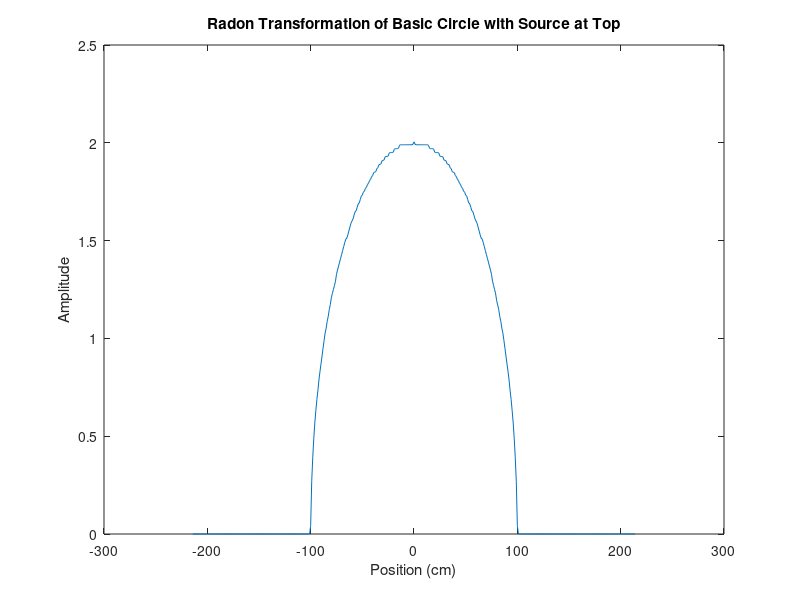
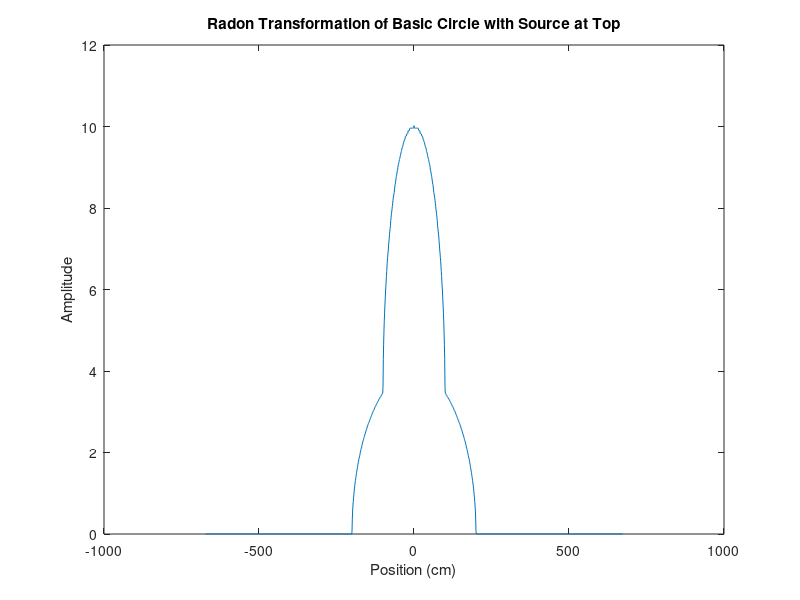
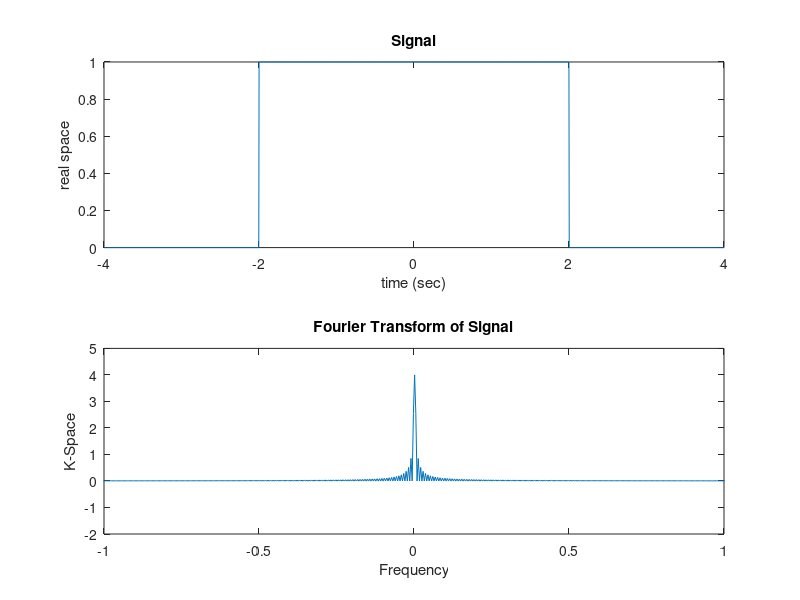

Here is the MATLAB script that generated these plots, in order:
%% Kyle King
% BIOE420 - HW2
% March 3, 2015

%% Question 1
clc, close all
clear all
disp(['Question 1'])

step = 0.01; % index of image quality

% Set circle parameters
radius0 = 1; coefficient0 = 1;
maxCoord = radius0 + 0.5;

% Create two matrices with values for each coordinate of the matrix
[X0, Y0] = meshgrid(-maxCoord:step:maxCoord, -maxCoord:step:maxCoord);
% Calculate the comlpex magnitude from center coordinate
I0 = abs([X0 + Y0*i]);
% Find all complex magintudes within the radius of desired circle
I0(find(I0 <= radius0)) = coefficient0;
I0(find(I0 > radius0)) = 0;
% Take the radon transform
[R0, xp0] = radon(I0, 0); % 0 - directly from above
% Show the created image, then plot the transform
figure,
% subplot(2,1,1), imshow(I0)
% subplot(2,1,2),
plot(xp0, step*R0);
title('Radon Transformation of Basic Circle with Source at Top'),
xlabel('Position (cm)'), ylabel('Amplitude')

% Set circle parameters
radius = [1,2]; coefficient = [3,1];
maxCoord = radius(2) + 1; % Match the dimensions of each matrix
% Account for when radius < coefficient by creating an arbitrary scalar value
arbit = 10;

% Create two matrices with values for each coordinate of the matrix
[X1, Y1] = meshgrid(-maxCoord:step:maxCoord, -maxCoord:step:maxCoord);
% Calculate the comlpex magnitude from center coordinate
I1 = abs([X1 + Y1*i]);
% Find all complex magintudes within the radius of desired circle and account for when radius < coefficient
I1(find(I1 > radius(1))) = radius(1)*arbit;
I1(find(I1 <= radius(1))) = coefficient(1);
I1(find(I1 == radius(1)*arbit)) = 0;

% Repeat for the second circle
[X2, Y2] = meshgrid(-maxCoord:step:maxCoord, -maxCoord:step:maxCoord);
I2 = abs([X2 + Y2*i]);
I2(find(I2 > radius(2))) = radius(2)*arbit;
I2(find(I2 <= radius(2))) = coefficient(2);
I2(find(I2 == radius(2)*arbit)) = 0;

% figure, subplot(1,2,1), imshow(I1), subplot(1,2,2), imshow(I2)
I = [I1, I2]; % combine the two circles side-by side with aligned center coordinate
% figure, imshow(I)
[R, xp] = radon(I, 90); % 0 - directly from above (believe this is ccw)
figure, plot(xp, step*R);
title('Radon Transformation of Basic Circle with Source at Top'),
xlabel('Position (cm)'), ylabel('Amplitude')




%% Question 3
clear all
disp(['Question 3'])

Fs = 2^8;
L = 8*Fs;
t = linspace(-4, 4, L);
y = zeros(1, L);
for i = 1:L
  if (t(i) >= -2 && t(i) <= 2)
    y(i) = 1;
  end
end
figure, subplot(2,1,1), plot(t, y)
title('Signal')
xlabel('time (sec)'), ylabel('real space')

Y = fftshift(fft(y),2);
subplot(2,1,2), plot(t, abs(Y/Fs))
axis([-1 1 -2 5])
title('Fourier Transform of Signal')
xlabel('Frequency'), ylabel('K-Space')

%% Question 4
clear all
disp(['Question 4'])

% Part a:
% Proton - Neutron - Electron
MassT = 6*1.007276 + 6*1.008665 + 6*0.000548; % (u - unified atomic mass units)
MassActual = 12; % (u)
MassDefect = abs(MassActual - MassT); % (u)
disp(['The Mass Defect = ', num2str(MassDefect), 'u'])
% Part b:
% c = 299792458; % (m/s)
% E = MassDefect*c^2; % (u*c^2)
conversionFactor = 931; % (MeV/u*c^2)
BindingEnergy = MassDefect*conversionFactor; % (MeV)  [E = mc^2]
disp(['The Binding Energy = ', num2str(BindingEnergy), ' MeV'])


%% Question 5
clear all
disp(['Question 5'])

% N = N0*exp(-lambda*t)
% Half life is where: N/N0 = 1/2
% Solve for Lambda = -t*log(1/2)
% X:
lambdaX = -log(.5)/28; % hr^-1
disp(['lambdaX = ', num2str(lambdaX), ' per hour'])
% Y:
lambdaY = -log(.5)/68; % day^-1
disp(['lambdaY = ', num2str(lambdaY), ' per day'])